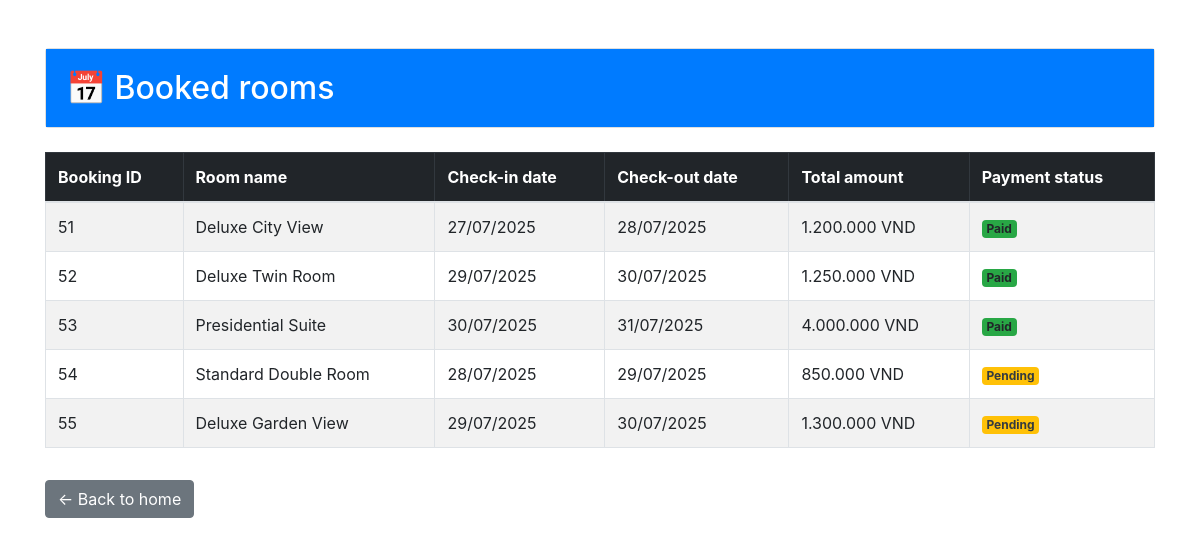
The app's page /booked_rooms.php (signed in) with its own data.
### tables this page shows
CREATE TABLE `Reservation` (
  `ReservationID` int NOT NULL AUTO_INCREMENT,
  `ReservationDate` datetime NOT NULL DEFAULT CURRENT_TIMESTAMP,
  `CheckInDate` date NOT NULL,
  `CheckOutDate` date NOT NULL,
  `TotalAmount` decimal(10,2) NOT NULL,
  `AccountID` int NOT NULL,
  `RoomID` int NOT NULL,
  `PromotionID` int DEFAULT NULL,
  `ActualCheckOutDate` date DEFAULT NULL,
  PRIMARY KEY (`ReservationID`),
  KEY `RoomID` (`RoomID`),
  KEY `PromotionID` (`PromotionID`),
  KEY `idx_reservation_dates` (`CheckInDate`,`CheckOutDate`),
  KEY `idx_reservation_account` (`AccountID`),
  CONSTRAINT `Reservation_ibfk_1` FOREIGN KEY (`AccountID`) REFERENCES `Account` (`AccountID`) ON DELETE RESTRICT,
  CONSTRAINT `Reservation_ibfk_2` FOREIGN KEY (`RoomID`) REFERENCES `Room` (`RoomID`) ON DELETE RESTRICT,
  CONSTRAINT `Reservation_ibfk_3` FOREIGN KEY (`PromotionID`) REFERENCES `Promotion` (`PromotionID`) ON DELETE SET NULL
);

CREATE TABLE `Room` (
  `RoomID` int NOT NULL AUTO_INCREMENT,
  `RoomName` varchar(50) NOT NULL,
  `RoomNumber` varchar(10) NOT NULL,
  `PricePerNight` bigint unsigned DEFAULT NULL,
  `Status` enum('Available','Occupied','Maintenance','Reserved') DEFAULT 'Available',
  `RoomTypeID` int NOT NULL,
  `MaxGuests` int NOT NULL DEFAULT '2',
  `Description` text,
  PRIMARY KEY (`RoomID`),
  UNIQUE KEY `RoomNumber` (`RoomNumber`),
  KEY `idx_room_number` (`RoomNumber`),
  KEY `idx_room_status` (`Status`),
  KEY `idx_room_type` (`RoomTypeID`),
  CONSTRAINT `Room_ibfk_1` FOREIGN KEY (`RoomTypeID`) REFERENCES `RoomType` (`RoomTypeID`) ON DELETE RESTRICT
);

### booked_rooms.php (the view, shortened to what this page needs)
<?php
$conn = new mysqli("localhost", "root", "password", "hotel_management");
$account_id = $_SESSION['account_id'];
$sql = "SELECT r.*, rm.RoomName, p.PaymentStatus
        FROM Reservation r
        JOIN Room rm ON r.RoomID = rm.RoomID
        LEFT JOIN Payment p ON r.ReservationID = p.ReservationID
        WHERE r.AccountID = ?";
$stmt = $conn->prepare($sql);
$stmt->bind_param("i", $account_id);
$stmt->execute();
$result = $stmt->get_result();
?>
<!DOCTYPE html>
<html lang="vi">
<head>
    <link rel="stylesheet" href="css/bootstrap.min.css" />
</head>
<body>
<div class="container mt-5">
    <div class="card mb-4">
        <div class="card-body bg-primary text-white">
            <h2 class="mb-0">📅 Booked rooms</h2>
        </div>
    </div>
    <?php if ($result->num_rows > 0): ?>
        <table class="table table-bordered table-striped">
            <thead class="table-dark">
                <tr>
                    <th>Booking ID</th>
                    <th>Room name</th>
                    <th>Check-in date</th>
                    <th>Check-out date</th>
                    <th>Total amount</th>
                    <th>Payment status</th>
                </tr>
            </thead>
            <tbody>
            <?php while ($row = $result->fetch_assoc()): ?>
                <tr>
                    <td><?= $row['ReservationID'] ?></td>
                    <td><?= htmlspecialchars($row['RoomName']) ?></td>
                    <td><?= date("d/m/Y", strtotime($row['CheckInDate'])) ?></td>
                    <td><?= date("d/m/Y", strtotime($row['CheckOutDate'])) ?></td>
                    <td><?= number_format($row['TotalAmount'], 0, ',', '.') ?> VND</td>
                    <td>
                        <?php if ($row['PaymentStatus'] === 'Paid' || $row['PaymentStatus'] === 'Completed'): ?>
                            <span class="badge bg-success">Paid</span>
                        <?php else: ?>
                            <span class="badge bg-warning text-dark">Pending</span>
                        <?php endif; ?>
                    </td>
                </tr>
            <?php endwhile; ?>
            </tbody>
        </table>
    <?php else: ?>
        <p class="text-muted">You have not booked any rooms.</p>
    <?php endif; ?>
    <a href="index.php" class="btn btn-secondary mt-3">← Back to home</a>
</div>
</body>
</html>

### records on screen
reservation: ReservationID "51", RoomID.RoomName "Deluxe City View", CheckInDate "27/07/2025", CheckOutDate "28/07/2025", TotalAmount "1.200.000", shows "Paid"
reservation: ReservationID "52", RoomID.RoomName "Deluxe Twin Room", CheckInDate "29/07/2025", CheckOutDate "30/07/2025", TotalAmount "1.250.000", shows "Paid"
reservation: ReservationID "53", RoomID.RoomName "Presidential Suite", CheckInDate "30/07/2025", CheckOutDate "31/07/2025", TotalAmount "4.000.000", shows "Paid"
reservation: ReservationID "54", RoomID.RoomName "Standard Double Room", CheckInDate "28/07/2025", CheckOutDate "29/07/2025", TotalAmount "850.000", shows "Pending"
reservation: ReservationID "55", RoomID.RoomName "Deluxe Garden View", CheckInDate "29/07/2025", CheckOutDate "30/07/2025", TotalAmount "1.300.000", shows "Pending"
